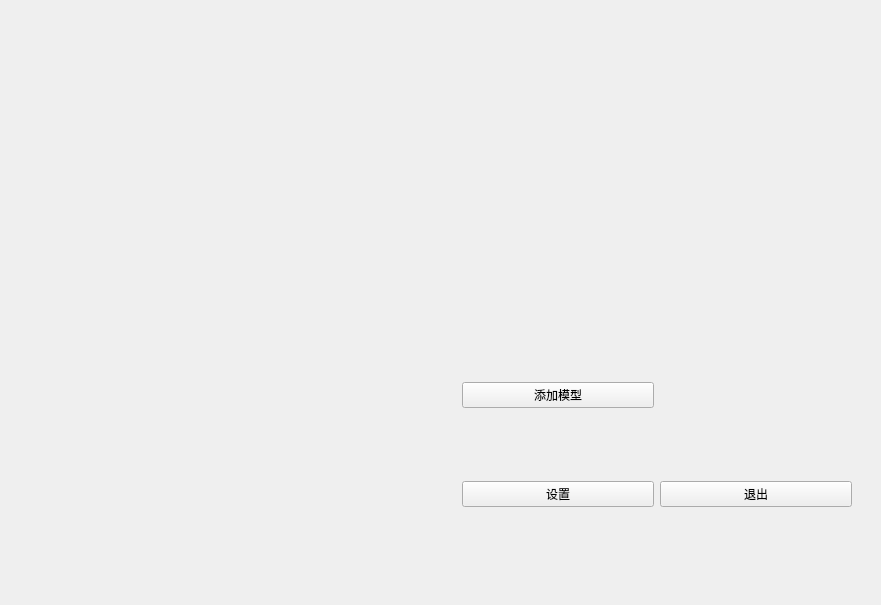
<?xml version="1.0" encoding="UTF-8"?>
<ui version="4.0">
 <class>Main3DEngineWidget</class>
 <widget class="QWidget" name="Main3DEngineWidget">
  <property name="geometry">
   <rect>
    <x>0</x>
    <y>0</y>
    <width>881</width>
    <height>605</height>
   </rect>
  </property>
  <property name="windowTitle">
   <string>Form</string>
  </property>
  <layout class="QHBoxLayout" name="horizontalLayout">
   <item>
    <widget class="OpenglWgt" name="m_pOpenGLWidget" native="true"/>
   </item>
   <item>
    <widget class="QWidget" name="widget_2" native="true">
     <layout class="QVBoxLayout" name="verticalLayout">
      <item>
       <widget class="QWidget" name="widget_4" native="true"/>
      </item>
      <item>
       <widget class="QWidget" name="widget_3" native="true">
        <layout class="QGridLayout" name="gridLayout">
         <item row="1" column="1">
          <widget class="QPushButton" name="m_pBtnExit">
           <property name="text">
            <string>退出</string>
           </property>
          </widget>
         </item>
         <item row="1" column="0">
          <widget class="QPushButton" name="m_pBtnConfig">
           <property name="text">
            <string>设置</string>
           </property>
          </widget>
         </item>
         <item row="0" column="0">
          <widget class="QPushButton" name="m_pBtnAddModel">
           <property name="text">
            <string>添加模型</string>
           </property>
          </widget>
         </item>
        </layout>
       </widget>
      </item>
     </layout>
    </widget>
   </item>
  </layout>
 </widget>
 <customwidgets>
  <customwidget>
   <class>OpenglWgt</class>
   <extends>QWidget</extends>
   <header>3DEngine/openglwgt.h</header>
   <container>1</container>
  </customwidget>
 </customwidgets>
 <resources/>
 <connections/>
</ui>
